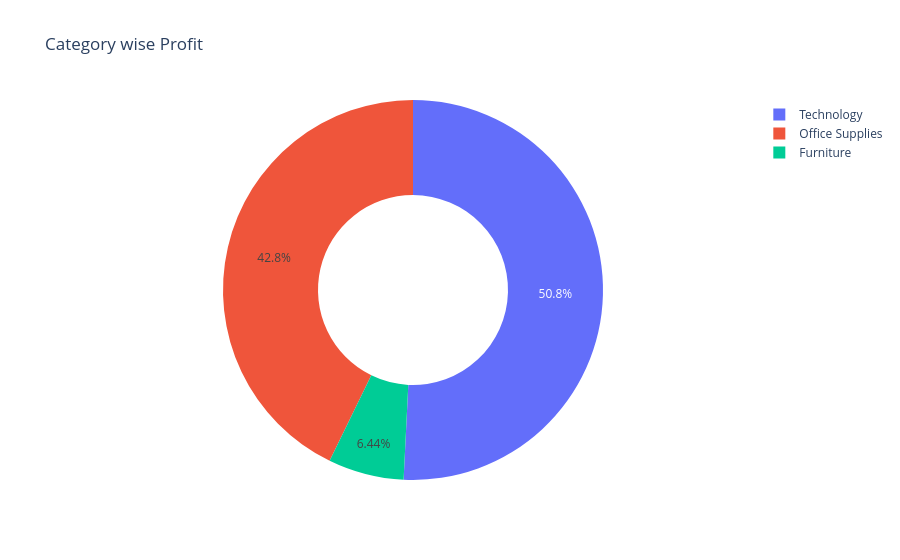

The cell this chart's notebook holds for it:
### Code cell
fig=px.pie(profit_category,
           values="Profit",
           names="Category",
           title="Category wise Profit",
          hole=0.5)
fig.show()

### Figure 1 — Plotly figure (JSON) as saved in the notebook; plotly's stock layout.template omitted (floating-point values rounded to 4 significant figures)
{"data": [{"domain": {"x": [0, 1], "y": [0, 1]}, "hole": 0.5, "hovertemplate": "Category=%{label}<br>Profit=%{value}<extra></extra>", "labels": ["Furniture", "Office Supplies", "Technology"], "legendgroup": "", "name": "", "showlegend": true, "type": "pie", "values": [18450.0, 122500.0, 145500.0]}], "layout": {"autosize": true, "legend": {"tracegroupgap": 0}, "title": {"text": "Category wise Profit"}}}
